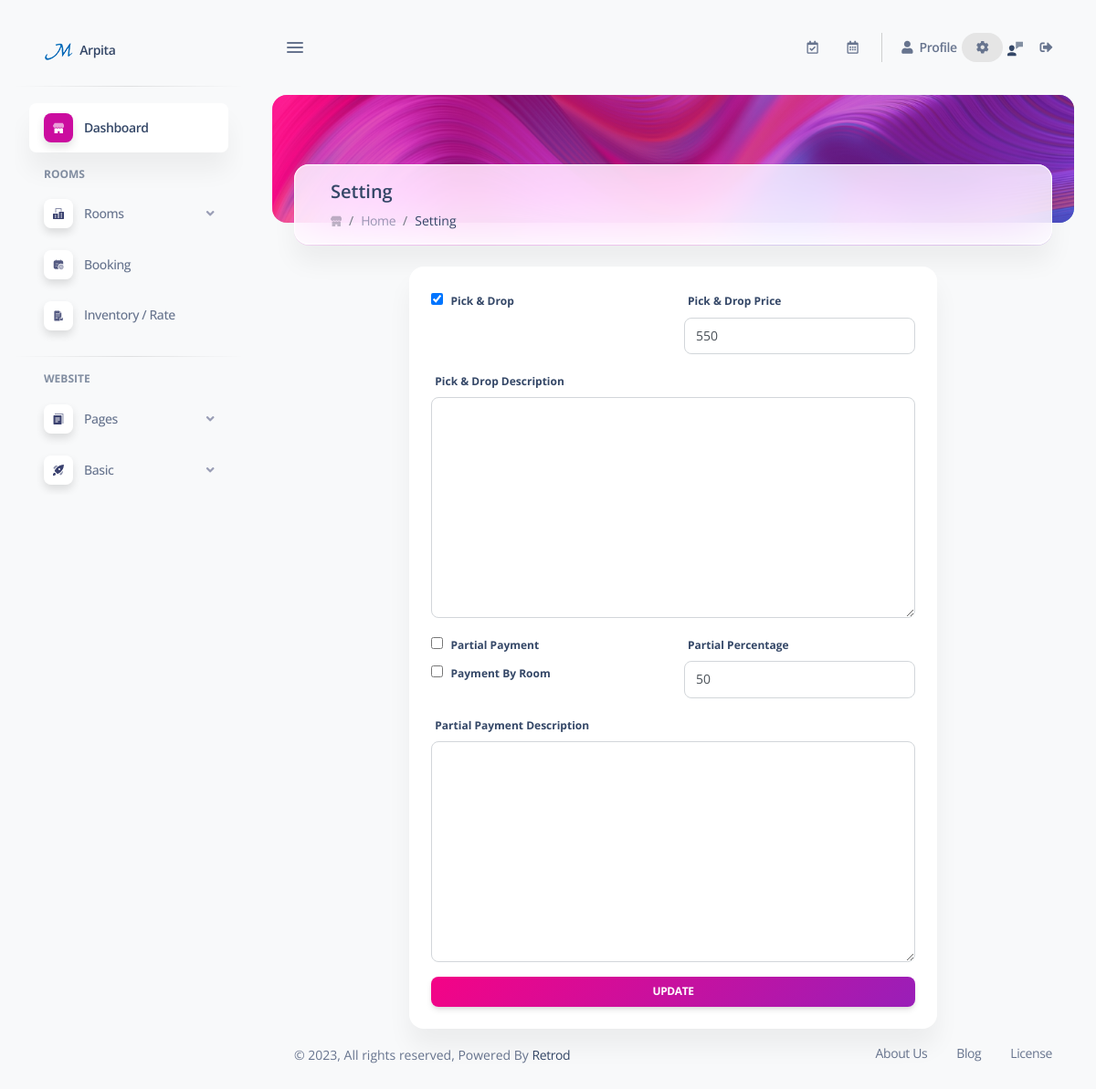
/be/admin/setting.php (signed in), run on the app's committed database.
### tables this page shows
CREATE TABLE `profile` (
  `id` int(11) NOT NULL,
  `name` varchar(250) NOT NULL,
  `email` varchar(250) NOT NULL,
  `primaryphone` varchar(150) NOT NULL,
  `address` text NOT NULL,
  `district` varchar(250) NOT NULL,
  `pincode` varchar(250) NOT NULL,
  `gst` varchar(250) NOT NULL,
  `description` text NOT NULL,
  `logo` varchar(250) NOT NULL,
  `logo2` varchar(250) NOT NULL,
  `favicon` varchar(250) NOT NULL,
  `url` varchar(550) NOT NULL,
  `checkIn` varchar(250) NOT NULL,
  `checkOut` varchar(250) NOT NULL,
  `waNo` varchar(15) DEFAULT NULL,
  `fbLink` varchar(250) NOT NULL,
  `inLink` varchar(250) NOT NULL,
  `twLink` varchar(250) NOT NULL
);

CREATE TABLE `setting` (
  `id` int(11) NOT NULL,
  `maxRoomCapacity` int(11) NOT NULL,
  `advancePay` float NOT NULL,
  `pckupDropPrice` float NOT NULL,
  `pckupDropCaption` text NOT NULL,
  `PartialPaymentPrice` float NOT NULL,
  `partialPaymentCaption` text NOT NULL,
  `pckupDropStatus` int(11) NOT NULL,
  `partialPaymentStatus` int(11) NOT NULL,
  `payByRoom` int(11) NOT NULL,
  `payAtHotel` int(11) NOT NULL DEFAULT 0
);

### be/admin/include/function.php (called while the page is built, shortened)
<?php
function hotelDetail(){
    global $conDB;
    $sql = mysqli_query($conDB, "select * from profile");
    $row = mysqli_fetch_assoc($sql);
    return $row;
}
?>

### be/admin/setting.php (the view, shortened to what this page needs)
<?php
include (SERVER_INCLUDE_PATH.'db.php');
include (SERVER_INCLUDE_PATH.'function.php');
$sql = mysqli_query($conDB, "select * from setting where id ='1'");
while($row = mysqli_fetch_assoc($sql)){
    $pckupDropCaption = $row['pckupDropCaption'];
    $partialPaymentCaption = $row['partialPaymentCaption'];
    $pckupDropStatus = $row['pckupDropStatus'];
    $partialPaymentStatus = $row['partialPaymentStatus'];
    $pckupDropPrice = $row['pckupDropPrice'];
    $partialPayment = $row['PartialPaymentPrice'];
    $payByRoom = $row['payByRoom'];
}
?>
<!DOCTYPE html>
<html lang="en">
<head>
  <link href="css/icons.css" rel="stylesheet">
  <link href="css/svg.css" rel="stylesheet">
  <link id="pagestyle" href="css/getbootstrap.css" rel="stylesheet">
  <link id="pagestyle" href="css/style.css" rel="stylesheet">
  <link rel="stylesheet" href="https://cdnjs.cloudflare.com/ajax/libs/font-awesome/5.15.0/css/all.min.css">
</head>
<body class="g-sidenav-show  bg-gray-100">
<?php include(SERVER_ADMIN_SCREEN_PATH.'sidebar.php') ?>
  <main class="main-content position-relative max-height-vh-100 h-100 border-radius-lg ">
    <?php include(SERVER_ADMIN_SCREEN_PATH.'navbar.php') ?>
        <div class="container-fluid">
            <div class="page-header min-height-140 border-radius-xl mt-4"
                style="background-image: url('<?php echo FRONT_SITE_IMG.'headerBg.webp' ?>'); background-position-y: 50%;">
                <span class="mask bg-gradient-primary opacity-6"></span>
            </div>
            <div class="card card-body blur shadow-blur mx-4 mt-n6 overflow-hidden">
                <div class="row gx-4">
                    <div class="col-auto">
                    </div>
                    <div class="col-auto my-auto">
                        <div class="h-100">
                            <h5 class="mb-1">
                                Setting
                            </h5>
                            <ol class="breadcrumb bg-transparent mb-0 pb-0 pt-1 px-0 me-sm-6 me-5">
                                <li class="breadcrumb-item text-sm">
                                    <a class="opacity-3 text-dark" href="javascript:;.html">
                                    </a>
                                </li>
                                <li class="breadcrumb-item text-sm"><a class="opacity-5 text-dark" href="<?php echo FRONT_BOOKING_SITE ?>">Home</a></li>
                                <li class="breadcrumb-item text-sm text-dark active" aria-current="page">Setting</li>
                            </ol>
                        </div>
                    </div>
                </div>
            </div>
        </div>
        <div class="container-fluid py-4" id="manage_room">
            <div class="row">
                <div class="col-12">
                    <div class="multisteps-form">
                        <div class="row">
                            <div class="col-12 col-lg-8 m-auto">
                            <div class="card p-4">
                                <form method="POST" id="profileForm" enctype="multipart/form-data">
                                    <div class="form-group">
                                        <div class="row" style="padding: 0;">
                                            <div class="col-md-6 mb-3">
                                            <?php
                                                if($pckupDropStatus == 1){
                                                    echo '<input checked type="checkbox" name="pckupDrop" id="pckupDrop">';
                                                }else{
                                                    echo '<input type="checkbox" name="pckupDrop" id="pckupDrop">';
                                                }
                                                ?>
                                                <label for="pckupDrop">Pick & Drop</label> <br/>
                                            </div>
                                            <div class="col-md-6 mb-3">
                                                <label for="pckupDropPrice">Pick & Drop Price</label>
                                                <input class="form-control" type="text" name="pckupDropPrice" id="pckupDropPrice" placeholder="Enter Pick & Drop Price" value="<?php echo $pckupDropPrice ?>">
                                            </div>
                                        </div>
                                        <label for="pckupDropCaption">Pick & Drop Description</label>
                                        <textarea name="pckupDropCaption" id="pckupDropCaption" class="form-control" cols="30" rows="10"> <?php echo $pckupDropCaption ?></textarea>
                                    </div>
                                    <div class="form-group">
                                    <div class="row">
                                        <div class="col-md-6 mb-3">
                                            <?php
                                                if($partialPaymentStatus == 1){
                                                    echo '<input checked type="checkbox" name="partialPayment" id="partialPayment">';
                                                }else{
                                                    echo '<input type="checkbox" name="partialPayment" id="partialPayment">';
                                                }
                                            ?>
                                            <label for="partialPayment">Partial Payment</label>  <br/>
                                            <?php
                                                if($payByRoom == 1){
                                                    echo '<input checked type="checkbox" name="payByRoom" id="payByRoom">';
                                                }else{
                                                    echo '<input type="checkbox" name="payByRoom" id="payByRoom">';
                                                }
                                            ?>
                                            <label for="payByRoom">Payment By Room</label>
                                        </div>
                                        <div class="col-md-6 mb-3">
                                            <label for="partialPrice">Partial Percentage</label>
                                            <input class="form-control" type="text" name="partialPrice" id="partialPrice" placeholder="Enter Partial Percentage" value="<?php echo $partialPayment ?>">
                                        </div>
                                    </div>
                                        <label for="partialPaymentCaption">Partial Payment Description</label>
                                        <textarea name="partialPaymentCaption" id="partialPaymentCaption" class="form-control" cols="30" rows="10"><?php echo $partialPaymentCaption ?></textarea>
                                    </div>
                                    <input class="form-control btn bg-gradient-primary btn-sm mb-0" type="submit" name="submit" value="Update">
                                </form>
                            </div>
                            </div>
                        </div>
                    </div>
                </div>
            </div>
            <?php include(SERVER_ADMIN_SCREEN_PATH.'footer.php') ?>
        </div>
  </main>
</body>
</html>

### be/admin/screen/sidebar.php (shortened to what this page needs)
<aside class="sidenav navbar navbar-vertical navbar-expand-xs border-0 border-radius-xl my-3 fixed-start ms-3 "
    id="sidenav-main">
    <div class="sidenav-header">
      <a class="navbar-brand m-0" href="<?= FRONT_BOOKING_SITE.'/admin' ?>" target="_blank">
        <img src="<?= FRONT_SITE_IMG.hotelDetail()['favicon'] ?>" class="navbar-brand-img h-100" alt="main_logo">
        <span class="ms-1 font-weight-bold"><?php echo SITE_NAME ?></span>
      </a>
    </div>
    <hr class="horizontal dark mt-0">
    <div class="collapse navbar-collapse  w-auto h-auto" id="sidenav-collapse-main">
      <ul class="navbar-nav">
        <li class="nav-item">
          <a  href="<?php echo FRONT_ADMIN_SITE.'/index.php' ?>" class="nav-link active" aria-controls="dashboardsExamples" role="button" aria-expanded="false">
            <div class="icon icon-shape icon-sm shadow border-radius-md bg-white text-center d-flex align-items-center justify-content-center  me-2">
            </div>
            <span class="nav-link-text ms-1">Dashboard</span>
          </a>
        </li>
        <li class="nav-item mt-3">
          <h6 class="ps-4  ms-2 text-uppercase text-xs font-weight-bolder opacity-6">ROOMS</h6>
        </li>
        <li class="nav-item">
          <a data-bs-toggle="collapse" href="#pagesExamples" class="nav-link roomLink" aria-controls="pagesExamples"
            role="button" aria-expanded="false">
            <div
              class="icon icon-shape icon-sm shadow border-radius-md bg-white text-center d-flex align-items-center justify-content-center  me-2">
            </div>
            <span class="nav-link-text ms-1">Rooms</span>
          </a>
        </li>
        <li class="nav-item">
          <a  href="<?php echo FRONT_ADMIN_SITE ?>booking.php" class="nav-link bookingLink" aria-controls="dashboardsExamples" role="button" aria-expanded="false">
            <div class="icon icon-shape icon-sm shadow border-radius-md bg-white text-center d-flex align-items-center justify-content-center  me-2">
            </div>
            <span class="nav-link-text ms-1">Booking</span>
          </a>
        </li>
        <li class="nav-item">
          <a  href="<?php echo FRONT_ADMIN_SITE ?>inventory.php" class="nav-link inventoryLink" aria-controls="dashboardsExamples" role="button" aria-expanded="false">
            <div class="icon icon-shape icon-sm shadow border-radius-md bg-white text-center d-flex align-items-center justify-content-center  me-2">
            </div>
            <span class="nav-link-text ms-1">Inventory / Rate</span>
          </a>
        </li>
        <li class="nav-item">
          <hr class="horizontal dark">
          <h6 class="ps-4  ms-2 text-uppercase text-xs font-weight-bolder opacity-6">Website</h6>
        </li>
        <li class="nav-item">
          <a data-bs-toggle="collapse" href="#componentsExamples" class="nav-link pageLink" aria-controls="componentsExamples"
            role="button" aria-expanded="false">
            <div
              class="icon icon-shape icon-sm shadow border-radius-md bg-white text-center d-flex align-items-center justify-content-center  me-2">
            </div>
            <span class="nav-link-text ms-1">Pages</span>
          </a>
        </li>
        <li class="nav-item">
          <a data-bs-toggle="collapse" href="#basicExamples" class="nav-link basicLink" aria-controls="basicExamples"
            role="button" aria-expanded="false">
            <div
              class="icon icon-shape icon-sm shadow border-radius-md bg-white text-center d-flex align-items-center justify-content-center  me-2">
            </div>
            <span class="nav-link-text ms-1">Basic</span>
          </a>
        </li>
      </ul>
    </div>
  </aside>

### be/admin/css/svg.css (style rules this page uses)
.icon { display: inline-block; color: #111111; height: 1em; width: 1em; }
.icon-sm { height: 0.8em; width: 0.8em; }
.icon { fill: currentColor; stroke: none; }

### be/admin/css/style.css (style rules this page uses)
* { caret-color: #444444; }

### data on the page
profile: favicon (picture)
setting: pckupDropPrice "550", partialPrice "50"

### other printed values
SITE_NAME "Arpita"
